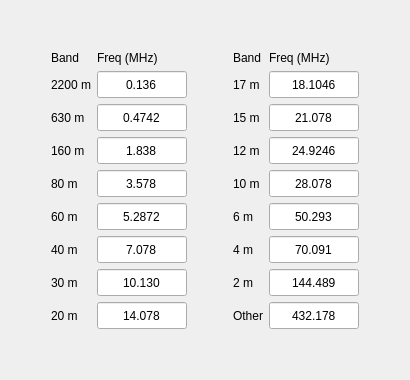
     <widget class="QWidget" name="tab_3">
      <attribute name="title">
       <string>Default Frequencies</string>
      </attribute>
      <layout class="QVBoxLayout" name="verticalLayout_5">
       <item>
        <spacer name="verticalSpacer_6">
         <property name="orientation">
          <enum>Qt::Vertical</enum>
         </property>
         <property name="sizeHint" stdset="0">
          <size>
           <width>20</width>
           <height>40</height>
          </size>
         </property>
        </spacer>
       </item>
       <item>
        <layout class="QGridLayout" name="gridLayout_2">
         <item row="5" column="4">
          <widget class="QLabel" name="label_39">
           <property name="text">
            <string>6 m</string>
           </property>
          </widget>
         </item>
         <item row="5" column="5">
          <widget class="QLineEdit" name="f13">
           <property name="sizePolicy">
            <sizepolicy hsizetype="Fixed" vsizetype="Fixed">
             <horstretch>0</horstretch>
             <verstretch>0</verstretch>
            </sizepolicy>
           </property>
           <property name="minimumSize">
            <size>
             <width>90</width>
             <height>27</height>
            </size>
           </property>
           <property name="maximumSize">
            <size>
             <width>90</width>
             <height>16777215</height>
            </size>
           </property>
           <property name="text">
            <string>50.293</string>
           </property>
           <property name="alignment">
            <set>Qt::AlignCenter</set>
           </property>
          </widget>
         </item>
         <item row="0" column="1">
          <widget class="QLabel" name="label_43">
           <property name="text">
            <string>Band</string>
           </property>
          </widget>
         </item>
         <item row="0" column="2">
          <widget class="QLabel" name="label_44">
           <property name="text">
            <string>Freq (MHz)</string>
           </property>
          </widget>
         </item>
         <item row="3" column="5">
          <widget class="QLineEdit" name="f11">
           <property name="sizePolicy">
            <sizepolicy hsizetype="Fixed" vsizetype="Fixed">
             <horstretch>0</horstretch>
             <verstretch>0</verstretch>
            </sizepolicy>
           </property>
           <property name="minimumSize">
            <size>
             <width>90</width>
             <height>27</height>
            </size>
           </property>
           <property name="maximumSize">
            <size>
             <width>90</width>
             <height>16777215</height>
            </size>
           </property>
           <property name="text">
            <string>24.9246</string>
           </property>
           <property name="alignment">
            <set>Qt::AlignCenter</set>
           </property>
          </widget>
         </item>
         <item row="4" column="1">
          <widget class="QLabel" name="label_30">
           <property name="text">
            <string>80 m</string>
           </property>
          </widget>
         </item>
         <item row="2" column="4">
          <widget class="QLabel" name="label_36">
           <property name="text">
            <string>15 m</string>
           </property>
          </widget>
         </item>
         <item row="2" column="5">
          <widget class="QLineEdit" name="f10">
           <property name="sizePolicy">
            <sizepolicy hsizetype="Fixed" vsizetype="Fixed">
             <horstretch>0</horstretch>
             <verstretch>0</verstretch>
            </sizepolicy>
           </property>
           <property name="minimumSize">
            <size>
             <width>90</width>
             <height>27</height>
            </size>
           </property>
           <property name="maximumSize">
            <size>
             <width>90</width>
             <height>16777215</height>
            </size>
           </property>
           <property name="text">
            <string>21.078</string>
           </property>
           <property name="alignment">
            <set>Qt::AlignCenter</set>
           </property>
          </widget>
         </item>
         <item row="4" column="4">
          <widget class="QLabel" name="label_38">
           <property name="text">
            <string>10 m</string>
           </property>
          </widget>
         </item>
         <item row="1" column="1">
          <widget class="QLabel" name="label_27">
           <property name="text">
            <string>2200 m</string>
           </property>
          </widget>
         </item>
         <item row="3" column="4">
          <widget class="QLabel" name="label_37">
           <property name="text">
            <string>12 m</string>
           </property>
          </widget>
         </item>
         <item row="4" column="5">
          <widget class="QLineEdit" name="f12">
           <property name="sizePolicy">
            <sizepolicy hsizetype="Fixed" vsizetype="Fixed">
             <horstretch>0</horstretch>
             <verstretch>0</verstretch>
            </sizepolicy>
           </property>
           <property name="minimumSize">
            <size>
             <width>90</width>
             <height>27</height>
            </size>
           </property>
           <property name="maximumSize">
            <size>
             <width>90</width>
             <height>16777215</height>
            </size>
           </property>
           <property name="text">
            <string>28.078</string>
           </property>
           <property name="alignment">
            <set>Qt::AlignCenter</set>
           </property>
          </widget>
         </item>
         <item row="6" column="5">
          <widget class="QLineEdit" name="f14">
           <property name="sizePolicy">
            <sizepolicy hsizetype="Fixed" vsizetype="Fixed">
             <horstretch>0</horstretch>
             <verstretch>0</verstretch>
            </sizepolicy>
           </property>
           <property name="minimumSize">
            <size>
             <width>90</width>
             <height>27</height>
            </size>
           </property>
           <property name="maximumSize">
            <size>
             <width>90</width>
             <height>16777215</height>
            </size>
           </property>
           <property name="text">
            <string>70.091</string>
           </property>
           <property name="alignment">
            <set>Qt::AlignCenter</set>
           </property>
          </widget>
         </item>
         <item row="5" column="1">
          <widget class="QLabel" name="label_31">
           <property name="text">
            <string>60 m</string>
           </property>
          </widget>
         </item>
         <item row="6" column="1">
          <widget class="QLabel" name="label_32">
           <property name="text">
            <string>40 m</string>
           </property>
          </widget>
         </item>
         <item row="6" column="4">
          <widget class="QLabel" name="label_40">
           <property name="text">
            <string>4 m</string>
           </property>
          </widget>
         </item>
         <item row="1" column="4">
          <widget class="QLabel" name="label_35">
           <property name="text">
            <string>17 m</string>
           </property>
          </widget>
         </item>
         <item row="0" column="4">
          <widget class="QLabel" name="label_45">
           <property name="text">
            <string>Band</string>
           </property>
          </widget>
         </item>
         <item row="0" column="5">
          <widget class="QLabel" name="label_46">
           <property name="text">
            <string>Freq (MHz)</string>
           </property>
          </widget>
         </item>
         <item row="7" column="1">
          <widget class="QLabel" name="label_33">
           <property name="text">
            <string>30 m</string>
           </property>
          </widget>
         </item>
         <item row="8" column="5">
          <widget class="QLineEdit" name="f16">
           <property name="sizePolicy">
            <sizepolicy hsizetype="Fixed" vsizetype="Fixed">
             <horstretch>0</horstretch>
             <verstretch>0</verstretch>
            </sizepolicy>
           </property>
           <property name="minimumSize">
            <size>
             <width>90</width>
             <height>27</height>
            </size>
           </property>
           <property name="maximumSize">
            <size>
             <width>90</width>
             <height>16777215</height>
            </size>
           </property>
           <property name="text">
            <string>432.178</string>
           </property>
           <property name="alignment">
            <set>Qt::AlignCenter</set>
           </property>
          </widget>
         </item>
         <item row="3" column="1">
          <widget class="QLabel" name="label_29">
           <property name="text">
            <string>160 m</string>
           </property>
          </widget>
         </item>
         <item row="2" column="1">
          <widget class="QLabel" name="label_28">
           <property name="text">
            <string>630 m</string>
           </property>
          </widget>
         </item>
         <item row="8" column="1">
          <widget class="QLabel" name="label_34">
           <property name="text">
            <string>20 m</string>
           </property>
          </widget>
         </item>
         <item row="8" column="4">
          <widget class="QLabel" name="label_42">
           <property name="text">
            <string>Other</string>
           </property>
          </widget>
         </item>
         <item row="1" column="5">
          <widget class="QLineEdit" name="f9">
           <property name="sizePolicy">
            <sizepolicy hsizetype="Fixed" vsizetype="Fixed">
             <horstretch>0</horstretch>
             <verstretch>0</verstretch>
            </sizepolicy>
           </property>
           <property name="minimumSize">
            <size>
             <width>90</width>
             <height>27</height>
            </size>
           </property>
           <property name="maximumSize">
            <size>
             <width>90</width>
             <height>16777215</height>
            </size>
           </property>
           <property name="text">
            <string>18.1046</string>
           </property>
           <property name="alignment">
            <set>Qt::AlignCenter</set>
           </property>
          </widget>
         </item>
         <item row="2" column="2">
          <widget class="QLineEdit" name="f2">
           <property name="sizePolicy">
            <sizepolicy hsizetype="Fixed" vsizetype="Fixed">
             <horstretch>0</horstretch>
             <verstretch>0</verstretch>
            </sizepolicy>
           </property>
           <property name="minimumSize">
            <size>
             <width>90</width>
             <height>27</height>
            </size>
           </property>
           <property name="maximumSize">
            <size>
             <width>90</width>
             <height>16777215</height>
            </size>
           </property>
           <property name="text">
            <string>0.4742</string>
           </property>
           <property name="alignment">
            <set>Qt::AlignCenter</set>
           </property>
          </widget>
         </item>
         <item row="7" column="4">
          <widget class="QLabel" name="label_41">
           <property name="text">
            <string>2 m</string>
           </property>
          </widget>
         </item>
         <item row="7" column="5">
          <widget class="QLineEdit" name="f15">
           <property name="sizePolicy">
            <sizepolicy hsizetype="Fixed" vsizetype="Fixed">
             <horstretch>0</horstretch>
             <verstretch>0</verstretch>
            </sizepolicy>
           </property>
           <property name="minimumSize">
            <size>
             <width>90</width>
             <height>27</height>
            </size>
           </property>
           <property name="maximumSize">
            <size>
             <width>90</width>
             <height>16777215</height>
            </size>
           </property>
           <property name="text">
            <string>144.489</string>
           </property>
           <property name="alignment">
            <set>Qt::AlignCenter</set>
           </property>
          </widget>
         </item>
         <item row="1" column="2">
          <widget class="QLineEdit" name="f1">
           <property name="sizePolicy">
            <sizepolicy hsizetype="Fixed" vsizetype="Fixed">
             <horstretch>0</horstretch>
             <verstretch>0</verstretch>
            </sizepolicy>
           </property>
           <property name="minimumSize">
            <size>
             <width>90</width>
             <height>27</height>
            </size>
           </property>
           <property name="maximumSize">
            <size>
             <width>90</width>
             <height>16777215</height>
            </size>
           </property>
           <property name="text">
            <string>0.136</string>
           </property>
           <property name="alignment">
            <set>Qt::AlignCenter</set>
           </property>
          </widget>
         </item>
         <item row="3" column="2">
          <widget class="QLineEdit" name="f3">
           <property name="sizePolicy">
            <sizepolicy hsizetype="Fixed" vsizetype="Fixed">
             <horstretch>0</horstretch>
             <verstretch>0</verstretch>
            </sizepolicy>
           </property>
           <property name="minimumSize">
            <size>
             <width>90</width>
             <height>27</height>
            </size>
           </property>
           <property name="maximumSize">
            <size>
             <width>90</width>
             <height>16777215</height>
            </size>
           </property>
           <property name="text">
            <string>1.838</string>
           </property>
           <property name="alignment">
            <set>Qt::AlignCenter</set>
           </property>
          </widget>
         </item>
         <item row="5" column="2">
          <widget class="QLineEdit" name="f5">
           <property name="sizePolicy">
            <sizepolicy hsizetype="Fixed" vsizetype="Fixed">
             <horstretch>0</horstretch>
             <verstretch>0</verstretch>
            </sizepolicy>
           </property>
           <property name="minimumSize">
            <size>
             <width>90</width>
             <height>27</height>
            </size>
           </property>
           <property name="maximumSize">
            <size>
             <width>90</width>
             <height>16777215</height>
            </size>
           </property>
           <property name="text">
            <string>5.2872</string>
           </property>
           <property name="alignment">
            <set>Qt::AlignCenter</set>
           </property>
          </widget>
         </item>
         <item row="4" column="2">
          <widget class="QLineEdit" name="f4">
           <property name="sizePolicy">
            <sizepolicy hsizetype="Fixed" vsizetype="Fixed">
             <horstretch>0</horstretch>
             <verstretch>0</verstretch>
            </sizepolicy>
           </property>
           <property name="minimumSize">
            <size>
             <width>90</width>
             <height>27</height>
            </size>
           </property>
           <property name="maximumSize">
            <size>
             <width>90</width>
             <height>16777215</height>
            </size>
           </property>
           <property name="text">
            <string>3.578</string>
           </property>
           <property name="alignment">
            <set>Qt::AlignCenter</set>
           </property>
          </widget>
         </item>
         <item row="4" column="3">
          <spacer name="horizontalSpacer_9">
           <property name="orientation">
            <enum>Qt::Horizontal</enum>
           </property>
           <property name="sizeHint" stdset="0">
            <size>
             <width>40</width>
             <height>20</height>
            </size>
           </property>
          </spacer>
         </item>
         <item row="7" column="2">
          <widget class="QLineEdit" name="f7">
           <property name="sizePolicy">
            <sizepolicy hsizetype="Fixed" vsizetype="Fixed">
             <horstretch>0</horstretch>
             <verstretch>0</verstretch>
            </sizepolicy>
           </property>
           <property name="minimumSize">
            <size>
             <width>90</width>
             <height>27</height>
            </size>
           </property>
           <property name="maximumSize">
            <size>
             <width>90</width>
             <height>16777215</height>
            </size>
           </property>
           <property name="text">
            <string>10.130</string>
           </property>
           <property name="alignment">
            <set>Qt::AlignCenter</set>
           </property>
          </widget>
         </item>
         <item row="6" column="2">
          <widget class="QLineEdit" name="f6">
           <property name="sizePolicy">
            <sizepolicy hsizetype="Fixed" vsizetype="Fixed">
             <horstretch>0</horstretch>
             <verstretch>0</verstretch>
            </sizepolicy>
           </property>
           <property name="minimumSize">
            <size>
             <width>90</width>
             <height>27</height>
            </size>
           </property>
           <property name="maximumSize">
            <size>
             <width>90</width>
             <height>16777215</height>
            </size>
           </property>
           <property name="text">
            <string>7.078</string>
           </property>
           <property name="alignment">
            <set>Qt::AlignCenter</set>
           </property>
          </widget>
         </item>
         <item row="8" column="2">
          <widget class="QLineEdit" name="f8">
           <property name="sizePolicy">
            <sizepolicy hsizetype="Fixed" vsizetype="Fixed">
             <horstretch>0</horstretch>
             <verstretch>0</verstretch>
            </sizepolicy>
           </property>
           <property name="minimumSize">
            <size>
             <width>90</width>
             <height>27</height>
            </size>
           </property>
           <property name="maximumSize">
            <size>
             <width>90</width>
             <height>16777215</height>
            </size>
           </property>
           <property name="text">
            <string>14.078</string>
           </property>
           <property name="alignment">
            <set>Qt::AlignCenter</set>
           </property>
          </widget>
         </item>
         <item row="4" column="0">
          <spacer name="horizontalSpacer_10">
           <property name="orientation">
            <enum>Qt::Horizontal</enum>
           </property>
           <property name="sizeHint" stdset="0">
            <size>
             <width>40</width>
             <height>20</height>
            </size>
           </property>
          </spacer>
         </item>
         <item row="4" column="6">
          <spacer name="horizontalSpacer_11">
           <property name="orientation">
            <enum>Qt::Horizontal</enum>
           </property>
           <property name="sizeHint" stdset="0">
            <size>
             <width>40</width>
             <height>20</height>
            </size>
           </property>
          </spacer>
         </item>
        </layout>
       </item>
       <item>
        <spacer name="verticalSpacer_4">
         <property name="orientation">
          <enum>Qt::Vertical</enum>
         </property>
         <property name="sizeHint" stdset="0">
          <size>
           <width>20</width>
           <height>40</height>
          </size>
         </property>
        </spacer>
       </item>
      </layout>
     </widget>
